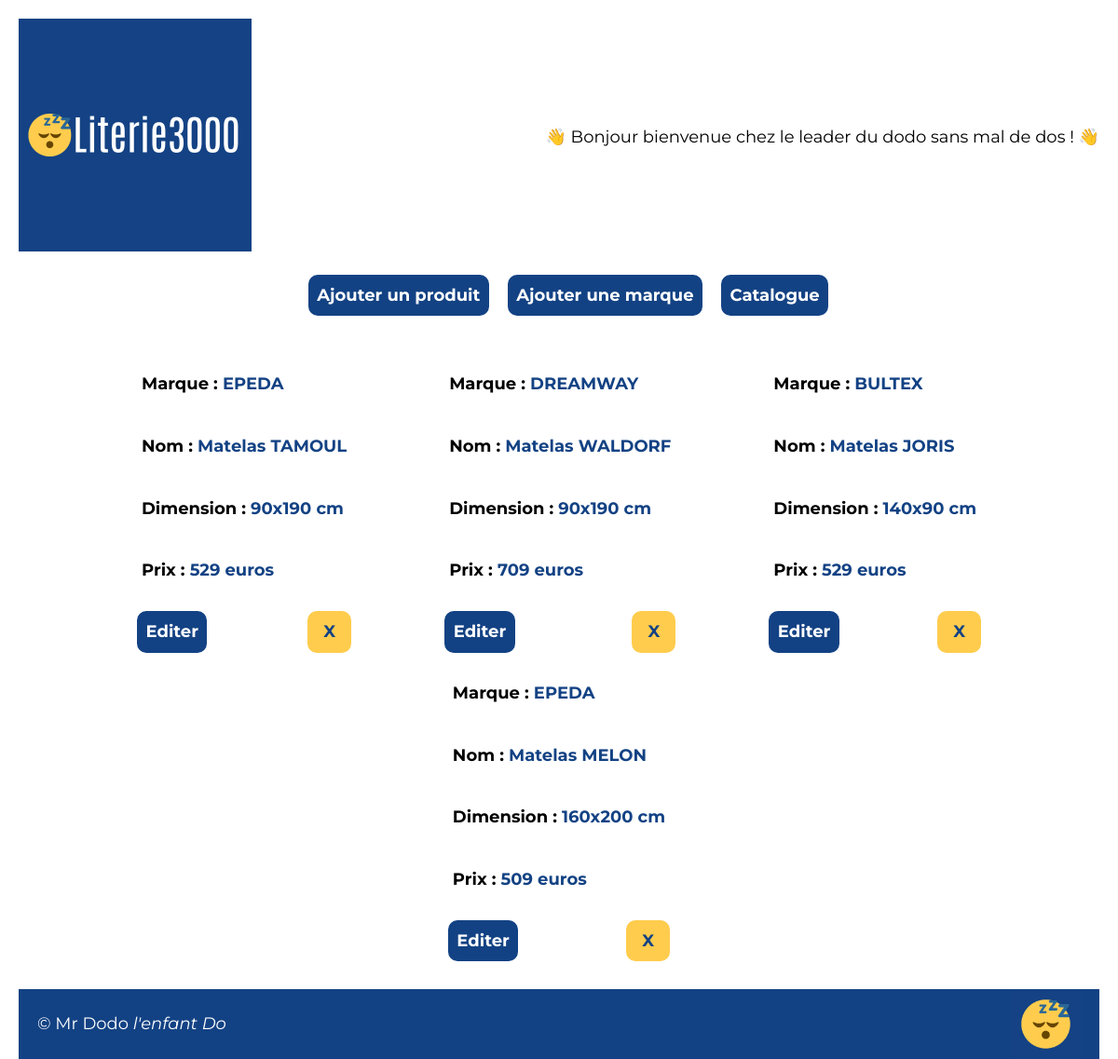
The page / on the database its author committed.
### tables this page shows
CREATE TABLE `matelas` (
  `id` int(11) NOT NULL,
  `img` text DEFAULT NULL,
  `marque` varchar(50) DEFAULT NULL,
  `nom` varchar(100) NOT NULL,
  `dimension` varchar(100) NOT NULL,
  `prix` smallint(6) NOT NULL
);

### index.php (the view, shortened to what this page needs)
<?php
$dsn = "mysql:host=localhost;dbname=literie3000_db";
$db = new PDO($dsn, "root", "");
$query =  $db->query("SELECT * FROM matelas;");
$matelas = $query->fetchAll();
include("./tpl/header.php");
?>
<div class="btnBan">
    <a class="btnAdd" href="./page_add_matelas.php">Ajouter un produit</a>
    <a class="btnAdd" href="./page_add_marques.php">Ajouter une marque</a>
    <a class="btnAdd" href="./page1.php">Catalogue</a>
</div>
<div class="mainCatalogue">
    <div class="item">
        <?php
        foreach ($matelas as $matela) {
            $marque = $matela["marque"];
            $nom = $matela["nom"];
            $dimension = $matela["dimension"];
            $prix = $matela["prix"];
        ?>
            <div class="item-description">
                <p>Marque : <span><?= $marque ?></span></p>
                <p>Nom : <span><?= $nom ?></span></p>
                <p>Dimension : <span><?= $dimension ?> cm</span></p>
                <p>Prix : <span><?= $prix ?> euros</span></p>
                <div class="btns">
                    <form class="edit" method="post" action="page_edit_matelas.php">
                        <input type="submit" class="btn-edit" name="valider" value="Editer">
                    </form>
                    <form class="delete" method="post" action="page_delete_matelas.php">
                        <input type="submit" class="btn-delete" name="valider" value="X">
                    </form>
                </div>
            </div>
        <?php
        }
        ?>
    </div>
</div>
<?php
include("./tpl/footer.php");
?>

### css/main.css (style rules this page uses)
html { line-height: 1.15; -webkit-text-size-adjust: 100%; font-size: 62.5%; height: 100%; }
body { margin: 0; font-size: 1.8rem; height: 100%; padding: 2rem 25rem; }
a { background-color: transparent; }
button, input, optgroup, select, textarea { font-family: inherit; font-size: 100%; line-height: 1.15; margin: 0; }
button, input { overflow: visible; }
button, [type=button], [type=reset], [type=submit] { -webkit-appearance: button; }
body { font-family: "Montserrat", sans-serif; }
body .btnBan { display: flex; justify-content: center; margin: 2rem; }
body .btnBan .btnAdd { text-decoration: none; padding: 1rem 0.75rem; border-radius: 1rem; color: white; background-color: #134284; border: solid 0.2rem #134284; font-weight: bold; margin-left: 2rem; }
body .mainCatalogue { display: flex; flex-wrap: wrap; justify-content: center; }
body .mainCatalogue .item { display: flex; flex-wrap: wrap; margin: 2rem 0; justify-content: center; }
body .mainCatalogue .item .item-description { display: flex; flex-direction: column; justify-content: center; margin: 0 5rem; }
body .mainCatalogue .item .item-description p { font-weight: bold; color: black; padding: 0.5rem; }
body .mainCatalogue .item .item-description p span { background-color: transparent; color: #134284; font-weight: bold; font-size: 1.8rem; }
body .mainCatalogue .item .item-description .btns { margin: 1rem 0; display: flex; justify-content: space-between; }
body .mainCatalogue .item .item-description .btns .btn-edit { text-decoration: none; padding: 1rem 0.75rem; border-radius: 1rem; background-color: #134284; color: white; font-weight: bold; border: solid 0.2rem #134284; }
body .mainCatalogue .item .item-description .btns .btn-delete { text-decoration: none; padding: 1rem 1.5rem; border-radius: 1rem; color: #134284; background-color: #ffcc4d; font-weight: bold; border: solid 0.2rem #ffcc4d; }
@media screen and (min-width: 751px) and (max-width: 1300px) { body { padding: 2rem; } }

### rows shown on the page
matelas: marque "EPEDA", nom "Matelas TAMOUL", dimension "90x190", prix "529"
matelas: marque "DREAMWAY", nom "Matelas WALDORF", dimension "90x190", prix "709"
matelas: marque "BULTEX", nom "Matelas JORIS", dimension "140x90", prix "529"
matelas: marque "EPEDA", nom "Matelas MELON", dimension "160x200", prix "509"
